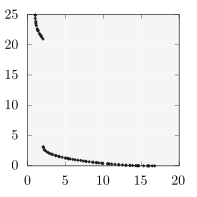

This figure's gnuplot source:
set size square
unset key
set lmargin 2
set rmargin 1
set tmargin 1
set bmargin 2

set xtics 5
set ytics 5

# set format x "$%.1f$"
# set format y "$%.1f$"

plot 'poloni2_100_83_36.dat' u 1:2 w points lc rgb "#222222" pt 13 ps 0.8
